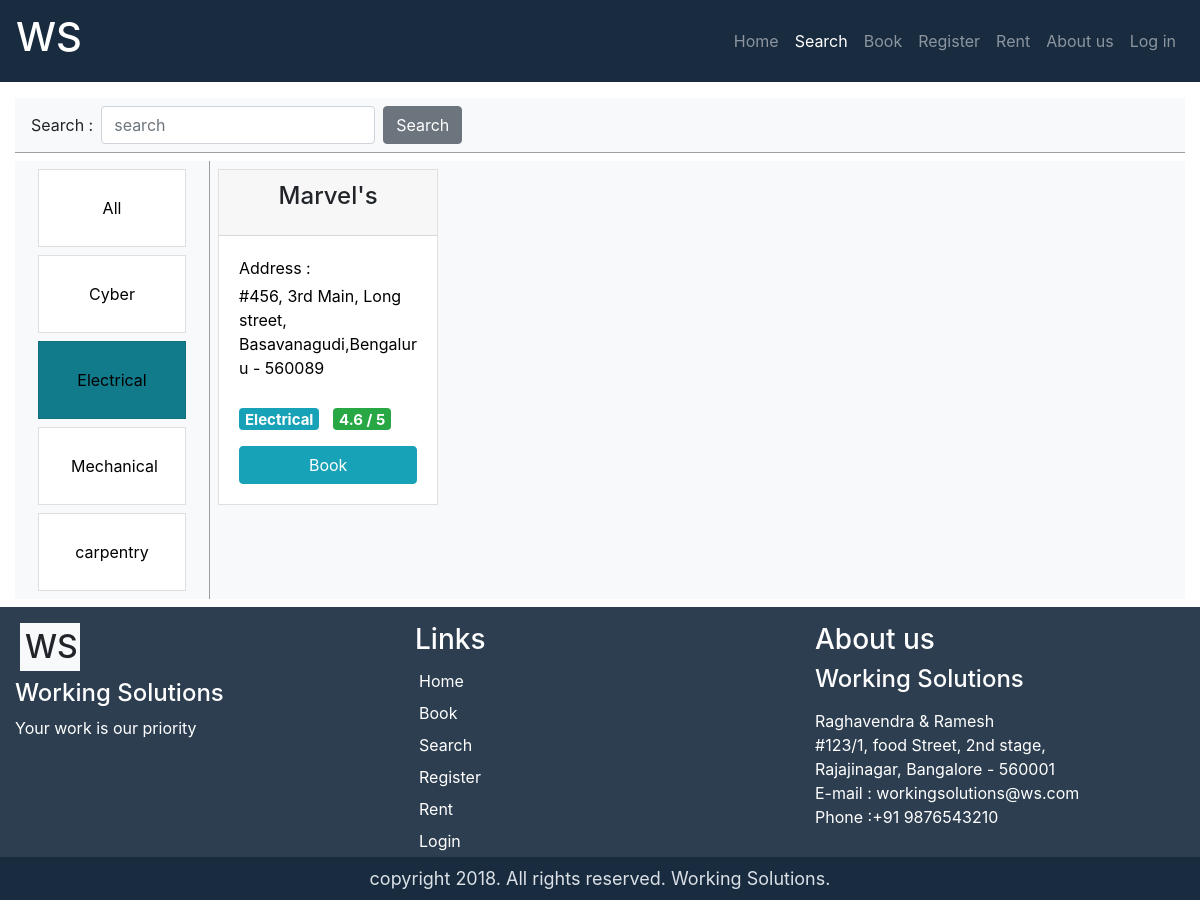
The page /pages/search-workshop.php?selection=electrical on the database its author committed.
### tables this page shows
CREATE TABLE IF NOT EXISTS `workshop` (
  `no` int(11) NOT NULL AUTO_INCREMENT,
  `workshop_id` varchar(10) NOT NULL,
  `workshop_name` varchar(40) NOT NULL,
  `workshop_phone` varchar(10) NOT NULL,
  `workshop_address` text NOT NULL,
  `Workshop_branch_id` char(1) NOT NULL,
  `workshop_user_id` varchar(10) NOT NULL,
  `price` int(11) NOT NULL,
  `admin_accepted` tinyint(1) NOT NULL,
  PRIMARY KEY (`workshop_id`),
  KEY `branch` (`Workshop_branch_id`),
  KEY `user` (`workshop_user_id`),
  KEY `no` (`no`)
);

CREATE TABLE IF NOT EXISTS `branches` (
  `branch_id` char(1) NOT NULL,
  `branch_name` varchar(30) NOT NULL,
  PRIMARY KEY (`branch_id`)
);

CREATE TABLE IF NOT EXISTS `rating` (
  `workshop_id` varchar(10) NOT NULL,
  `workshop_rating` float NOT NULL,
  PRIMARY KEY (`workshop_id`)
);

### pages/Helpers/get-image.php (called while the page is built, shortened)
<?php
    switch ($indrow['branch_name']) {
        case 'Electrical':
            $img =  "Images/electrical-icon.png";
            break;
    }
    ?>

### pages/Helpers/get-electrical-workshops.php (the view, shortened to what this page needs)
<?php
    require("admin-details.php");
    $mysqli = new mysqli($server, $username, $password,$dbname);
    $sql_statement = "SELECT * FROM workshop w,rating r,branches b  WHERE r.workshop_id=w.workshop_id AND w.workshop_branch_id=b.branch_id AND w.workshop_branch_id IN (SELECT branch_id FROM branches WHERE branch_name='Electrical')";
    $data = $mysqli->query($sql_statement);
?>
<div class="row mr-0 w-100">
        <?php
            for ($rowno = 0; $rowno < $data->num_rows; $rowno++) { ?>
            <div class="col-sm-3 p-2">
                <?php
                    $data->data_seek($rowno);
                    $indrow = $data->fetch_assoc();
                    include("./Helpers/get-image.php");
                ?>
                <div class="card h-100" id="workshop-element" style="border-radius : 0rem; background-image : <?php echo $img; ?>">
                    <div class="card-header text-center">
                        <h4 class="card-title">
                            <?php echo $indrow['workshop_name']; ?>
                        </h4>
                    </div>
                    <div class="card-body card-text">
                        <p class="card-text mb-1">
                            <?php echo "Address : "?>
                        </p>
                        <p class="card-text">
                            <?php echo $indrow['workshop_address']; ?>
                        </p>
                    </div>
                    <div class="card-body pt-0">
                        <h5 class="font-weight-normal">
                            <span class="badge badge-info h-50 text-left">
                                <?php echo $indrow['branch_name']; ?>
                            </span>
                            <span class="badge badge-success h-50 m-2">
                                <?php echo $indrow['workshop_rating']." / 5"; ?>
                            </span>
                        </h5>
                        <a class="btn btn-info w-100" href="<?php echo "booknow.php?id=".$indrow['workshop_id']; ?>">Book</a>
                    </div>
                </div>
            </div>
        <?php } ?>
</div>

### pages/CSS/search-workshop.css (style rules this page uses)
.card { border-radius: 0rem ; }
.card-text { color: black ; }

### rows shown on the page
workshop: workshop_name "Marvel's", workshop_address "#456, 3rd Main, Long street, Basavanagudi,Bengaluru - 560089", Workshop_branch.branch_name "Electrical", rating.workshop_rating "4.6"
